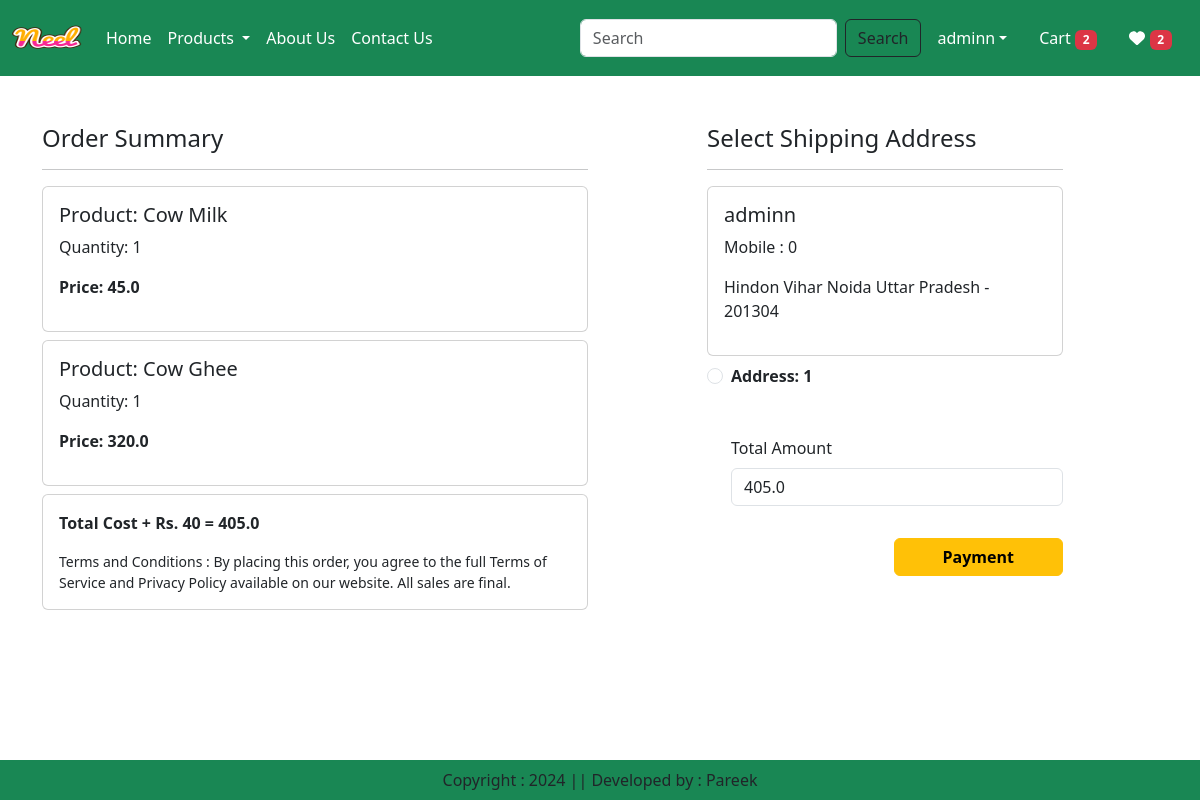
Screenshot of /checkout/ (signed in) with the database file from the repository.
### app/models.py (models this page shows, shortened)
class Cart(models.Model):
    user = models.ForeignKey(User,on_delete=models.CASCADE)
    product = models.ForeignKey(Product,on_delete=models.CASCADE)
    quantity = models.PositiveIntegerField(default=1)

class Product(models.Model):
    title = models.CharField(max_length=100)
    selling_price = models.FloatField()
    discounted_price = models.FloatField()
    description = models.TextField()
    composition = models.TextField(default='')
    prodapp = models.TextField(default='')
    category = models.CharField(choices=CATEGORY_CHOICES, max_length=2)
    product_image = models.ImageField(upload_to='product')

class Customer(models.Model):
    user = models.ForeignKey(User, on_delete=models.CASCADE)
    name = models.CharField(max_length=200)
    locality = models.CharField(max_length=200)
    city = models.CharField(max_length=50)
    mobile = models.IntegerField(default=0)
    zipcode = models.IntegerField()
    state = models.CharField(choices=STATE_CHOICES,max_length=100)

### app/views.py (the view, shortened to what this page needs)
# urls.py: path('checkout/', views.checkout.as_view(), name='checkout'),
@method_decorator(login_required,name='dispatch')
class checkout(View):
    def get(self,request):
        user = request.user
        add = Customer.objects.filter(user=user)
        cart_items = Cart.objects.filter(user=user)
        totalitem = 0
        wishitem = 0
        if request.user.is_authenticated:
            totalitem = len(Cart.objects.filter(user=request.user))
            wishitem = len(Wishlist.objects.filter(user=request.user))
        famount = 0
        for p in cart_items:
            value = p.quantity * p.product.discounted_price
            famount = famount + value
        totalamount = famount + 40
        razoramount = int(totalamount * 100)
        client = razorpay.Client(auth=(settings.RAZOR_KEY_ID, settings.RAZOR_KEY_SECRET))
        data = { "amount": razoramount, "currency": "INR", "receipt": "order_rcptid_12"}
        payment_response = client.order.create(data=data)
        print(payment_response)
        order_id = payment_response['id']
        order_status = payment_response['status']
        return render(request, 'app/checkout.html',locals())

### app/templates/app/checkout.html (shortened to what this page needs)
{% extends 'app/base.html' %}
{% load static %}
{% block main-content %}
<div class="container">
    <div class="row mt-5">
        <div class="col-sm-6">
            <h4>Order Summary</h4>
            <hr>
            {% for item in cart_items %}
                <div class="card mb-2">
                    <div class="card-body">
                        <h5>Product: {{item.product.title}}</h5>
                        <p>Quantity: {{item.quantity}}</p>
                        <p class="fw-bold">Price: {{item.product.discounted_price}}</p>
                    </div>
                </div>
            {% endfor %}
            <div class="card p-3 mb-2">
               <p class="fw-bold">Total Cost + Rs. 40 = {{totalamount}}</p>
                <small>Terms and Conditions : By placing this order, you agree to the full Terms of Service  and Privacy Policy available on our website. All sales are final.</small>
             </div>
        </div>
        <div class="col-sm-4 offset-sm-1">
            <h4>Select Shipping Address</h4>
            <hr>
            <form method="post" id="myform">
                {% for ad in add %}
                    <div class="card card-body">
                        <h5>{{ad.name}}</h5>
                        <p>Mobile : {{ad.mobile}}</p>
                        <p>{{ad.locality}} {{ad.city}} {{ad.state}} - {{ad.zipcode}}</p>
                    </div>
                    <div class="form-check mt-2 mb-5">
                        <input class="form-check-input" type="radio" name="custid" id="custadd{{forloop.counter}}" value="{{ad.id}}">
                        <label class="form-check-label fw-bold" for="custadd{{forloop.counter}}">Address: {{forloop.counter}}</label>
                    </div>
                {% endfor %}
                <div class="form-check mb-3">
                    <label for="totamount" class="form-label">Total Amount</label>
                    <input type="number" class="form-control" name="totamount" value="{{totalamount}}" readonly>
                </div>
                <div class="text-end">
                    <button id="rzp-button1" type="submit" class="btn btn-warning mt-3 px-5 fw-bold">Payment</button>
                </div>
            </form>
        </div>
    </div>
</div>
{% endblock main-content %}

### app/templates/app/base.html (shortened to what this page needs)
<!DOCTYPE html>
{% load static %}
<html lang="en">
<head>
    <link href="https://cdn.jsdelivr.net/npm/bootstrap@5.3.3/dist/css/bootstrap.min.css" rel="stylesheet"
>
    <link rel="stylesheet" href="{% static 'app/css/owl.carousel.min.css' %}" />
    <link rel="stylesheet" href="{% static 'app/css/all.min.css' %}" />
    <link rel="stylesheet" href="{% static 'app/css/style.css' %}" />
</head>
<body>
    <nav class="navbar navbar-expand-lg navbar-dark bg-success">
        <div class="container-fluid">
          <a class="navbar-brand" href="#">
            <img src="{% static "app/images/neel.png" %}" width="70" height="50" />
          </a>
          <div class="collapse navbar-collapse" id="navbarSupportedContent">
            <ul class="navbar-nav me-auto mb-2 mb-lg-0">
              {% if request.user.is_authenticated %}
              <li class="nav-item">
                <a class="nav-link active" aria-current="page" href="/">Home</a>
              </li>
              <li class="nav-item dropdown">
                <a class="nav-link dropdown-toggle text-white" href="#" role="button" data-bs-toggle="dropdown" aria-expanded="false">
                  Products
                </a>
              </li>
              <li class="nav-item">
                <a class="nav-link text-white" href="{% url 'about' %}">About Us</a>
              </li>
              <li class="nav-item">
                <a class="nav-link text-white" href="{% url 'contact' %}">Contact Us</a>
              </li>
            </ul>
            <form class="d-flex" role="search" action="/search">
              <input class="form-control me-2" type="search" placeholder="Search" name="search" aria-label="Search">
              <button class="btn btn-outline-dark" type="submit">Search</button>
            </form>
          </div>
             <ul class="navbar-nav me-auto mb-2 mb-lg-0">
                 <li class="nav-item dropdown mx-2">
                          <a class="nav-link dropdown-toggle text-white" href="#"
                          id="profileDropdown" role="button" data-bs-toggle="dropdown"
                          aria-expanded="false">{{user}}</a>
                        </li>
                      <li class="nav-item mx-2">
                        <a href="{% url 'showcart' %}" class="nav-link text-white"> Cart <span class="badge bg-danger">{% if totalitem > 0 %} {{totalitem}} {% endif %}</span></a>
                      </li>
                     <li class="nav-item mx-2">
                      <a href="{% url 'showwishlist' %}" class="nav-link text-white"> <i class="fa fa-heart"></i> <span class="badge bg-danger">{% if wishitem > 0 %} {{wishitem}} {% endif %}</span></a>
                    </li>
               {% endif %}
           </ul>
         </div>
       </nav>
     {% block main-content %}{% endblock main-content %}
     <footer class="container-fluid fixed-bottom bg-success text-center p-2 mt-5">
        Copyright : 2024 || Developed by : Pareek
     </footer>
</body>
</html>

### rows the page displays
Cart: product "Cow Milk", quantity "1", product.discounted_price "45.0"
Cart: product "Cow Ghee", quantity "1", product.discounted_price "320.0"
Customer: name "adminn", mobile "0", locality "Hindon Vihar", city "Noida", state "Uttar Pradesh", zipcode "201304"

### other values shown
{{ user }} "adminn"
{{ totalitem }} "2"
{{ wishitem }} "2"
{{ totalamount }} "405.0"
